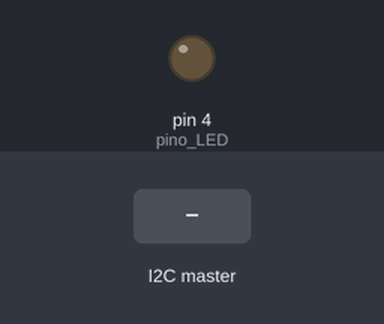
The sketch below on a simulated Arduino Uno, built with avr-gcc and run on an emulated ATmega328P. Parts: output pins drawn as LEDs (lit = HIGH). The test bench sets the inputs (shaded band).

Above: at 1.2 s.
1.3 s: the I2C master sends the byte 1
At 1.6 s:
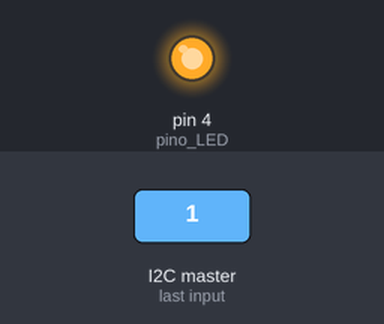
2.8 s: the I2C master sends the byte 0
At 3.9 s:
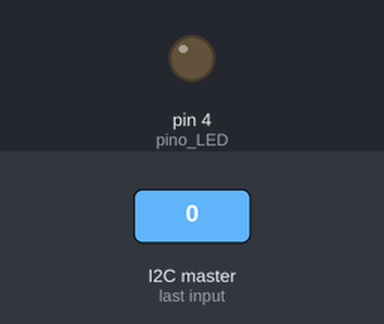
4.3 s: the I2C master sends the byte 2
At 5.1 s:
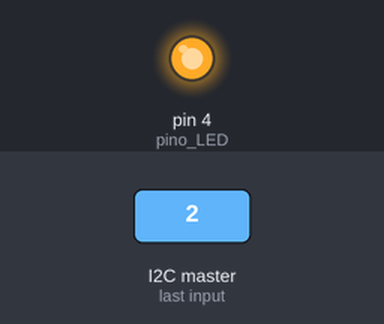
Timing chart, 0 to 7.3 s (numbered marks = the images above; inputs shaded):
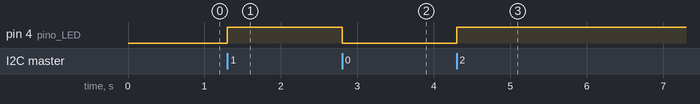

The sketch:

I2C_Slave.ino
```cpp
#include "Wire.h" //Chama as bibliotecas
bool LED_estado;     // Variável que aramazena o estado no LED que o mestre irá enviar
bool estado; //Variável do tipo booleana
int  pino_LED = 4; //Declara o LED no pino 4 como variável do tipo inteira

void setup() { //Função de Configuração Inicial
  Wire.begin(0x08);                 // Iniciando a comunicação com o mestre através do endereço 0x08
  Wire.onReceive(Dado_Recebido);    // Quando o escravo receber algo no barramento, ele chama a função 'Dado_Recebido'
  pinMode(pino_LED,OUTPUT);         // Colocando o LED como saida
}

void loop() { //Função de Repetição Infinita
    delay(100); //Define atraso
}

void Dado_Recebido(int leitura) { //Função criada chamada Dados Recebidos com variavel leitura do tipo inteira
     estado = Wire.read();    // Lê os dados eviados
   if (estado == 1){ //Estrutura de Decisão se o valor do estado é 1 (Ligado ou Verdadeiro)
    digitalWrite(pino_LED,HIGH); //"Escreva" no LED como acesso.
  }
   else{ //Estrutura de Decisão caso a primeira seja inválida
    digitalWrite(pino_LED,LOW); //Apague o LED
  }
}
```

Measured:
- after the input at 1.3 s, pin 4 (pino_LED): LOW → HIGH at once
- after the input at 2.8 s, pin 4 (pino_LED): HIGH → LOW at once
- after the input at 4.3 s, pin 4 (pino_LED): LOW → HIGH at once
